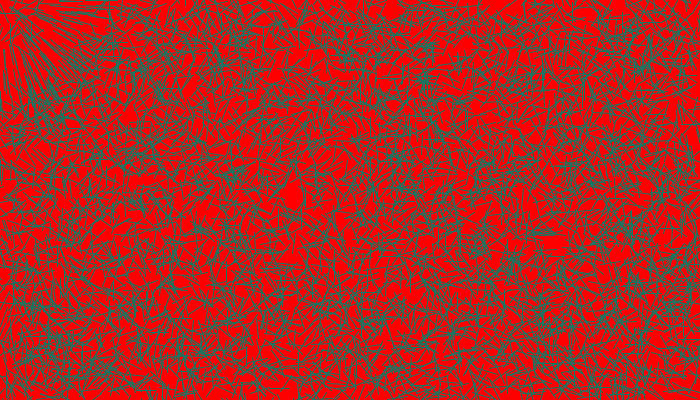
Frame 1 (no input)
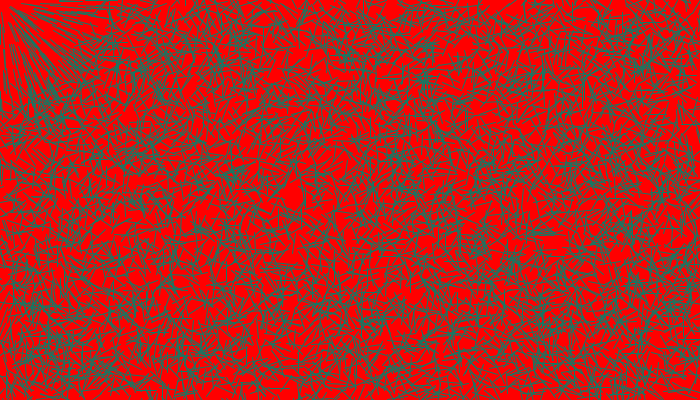
Frame 60 (the mouse pressed at the canvas centre just before this capture)
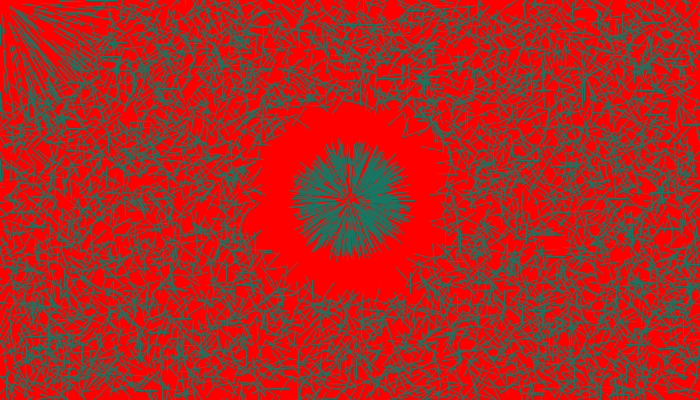
Frame 120 (the mouse held since frame 60 and released just before this capture)

The Processing sketch that drew these frames (run headless with seeded random() and noise(); from frame 60 on, the mouse is pressed at the canvas centre):

// Processing sketch: processing_37577
// ── processing_37577.pde

int lineLength=20;
float[] x = new float[6000];
float[] y = new float[6000];
float[] angle = new float[6000];
int i=0;

float[] xP = new float[6000];
float[] yP= new float[6000];

void setup() {

  size(700, 400);
  background(255);
  smooth();
  stroke(20,120,100);

  for (int i=0; i<6000; i++) {
    x[i] = random(0, 700);
    y[i] = random (0, 400);
    angle[i] = random(2*PI);
    line(x[i], y[i], x[i]+lineLength, y[i]+lineLength);
    rotate(radians(5));
    
    xP[i]=0;
    yP[i]=0;
  }
}

void draw() {
  background(255,0,0);
  for (int i=0; i<6000; i++) {
    if (dist(mouseX, mouseY, x[i], y[i])<100&&dist(mouseX, mouseY, x[i], y[i])>random(0,60)) {
      angle[i]= atan2(y[i]-mouseY, x[i]-mouseX);
      if (mousePressed) {
        xP[i] += cos(angle[i]+PI)*1;
        yP[i]+= sin(angle[i]+PI)*1;
        x[i]+=cos(angle[i]+PI)*1;
        y[i]+=sin(angle[i]+PI)*1;
      } else {
        x[i] -= xP[i]/10;
        xP[i] -= xP[i]/10;
        y[i] -= yP[i]/10;
        yP[i] -= yP[i]/10;
      }
    }

    line(x[i], y[i], x[i]+cos(angle[i])*lineLength, y[i]+sin(angle[i])*lineLength);
  }
}
